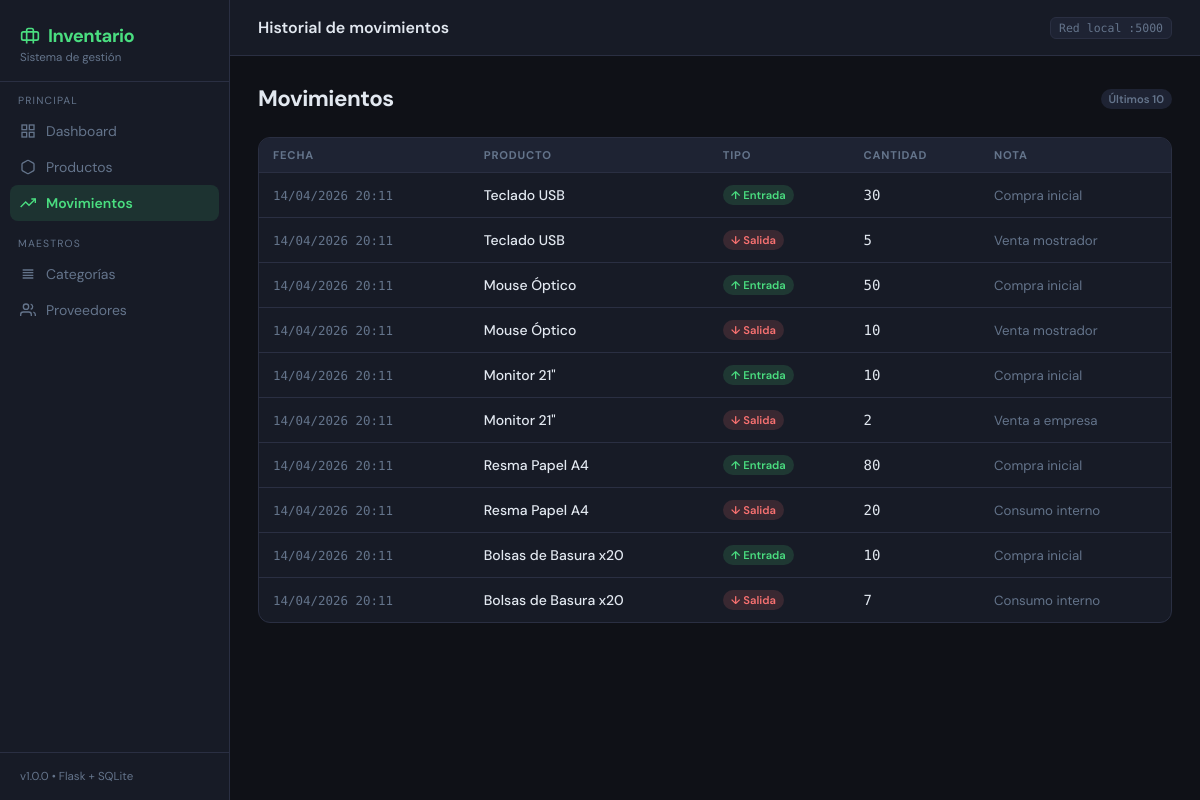
Page /movimientos on the committed database.
### app.py (models this page shows, shortened)
class Movimiento(Base):
    __tablename__ = "movimientos"
    id          = Column(Integer, primary_key=True, autoincrement=True)
    producto_id = Column(Integer, ForeignKey("productos.id"), nullable=False)
    tipo        = Column(String(10), nullable=False)
    cantidad    = Column(Integer, nullable=False)
    nota        = Column(String(200))
    fecha       = Column(DateTime, default=func.now())
    producto    = relationship("Producto")

class Producto(Base):
    __tablename__ = "productos"
    id           = Column(Integer, primary_key=True, autoincrement=True)
    nombre       = Column(String(150), nullable=False)
    descripcion  = Column(String(300))
    categoria_id = Column(Integer, ForeignKey("categorias.id"), nullable=True)
    proveedor_id = Column(Integer, ForeignKey("proveedores.id"), nullable=True)
    cantidad     = Column(Integer, default=0, nullable=False)
    precio       = Column(Float, nullable=False)
    stock_minimo = Column(Integer, default=5)
    creado_en    = Column(DateTime, default=func.now())
    actualizado  = Column(DateTime, default=func.now(), onupdate=func.now())
    cat_rel  = relationship("Categoria", back_populates="productos")
    prov_rel = relationship("Proveedor", back_populates="productos")

### app.py (the view)
@app.route("/movimientos")
def movimientos():
    db = get_session()
    try:
        movs = (db.query(Movimiento)
                  .order_by(Movimiento.fecha.desc())
                  .limit(200).all())
        return render_template("movimientos.html", movimientos=movs)
    finally:
        db.close()

### app.py (called while the page is built)
def get_session():
    return Session()

### templates/movimientos.html (shortened to what this page needs)
{% extends "base.html" %}
{% block topbar_title %}Historial de movimientos{% endblock %}
{% block content %}
<div class="page-header">
  <h1>Movimientos</h1>
  <span class="badge badge-gray">Últimos {{ movimientos|length }}</span>
</div>
<div class="card">
  <div class="table-wrap">
    <table>
      <thead>
        <tr><th>Fecha</th><th>Producto</th><th>Tipo</th><th>Cantidad</th><th>Nota</th></tr>
      </thead>
      <tbody>
        {% for m in movimientos %}
        <tr>
          <td class="text-mono text-muted" style="font-size:.78rem; white-space:nowrap">
            {{ m.fecha.strftime('%d/%m/%Y %H:%M') if m.fecha else '—' }}
          </td>
          <td style="font-weight:500">{{ m.producto.nombre }}</td>
          <td>
            {% if m.tipo == 'entrada' %}
              <span class="badge badge-green">↑ Entrada</span>
            {% else %}
              <span class="badge badge-red">↓ Salida</span>
            {% endif %}
          </td>
          <td class="text-mono">{{ m.cantidad }}</td>
          <td class="text-muted" style="font-size:.83rem">{{ m.nota or '—' }}</td>
        </tr>
        {% endfor %}
      </tbody>
    </table>
  </div>
</div>
{% endblock %}

### templates/base.html (style rules this page uses)
:root { --bg: #0f1117; --bg2: #171b26; --bg3: #1e2333; --border: #2a2f42; --accent: #4ade80; --accent2: #22d3ee; --warn: #fb923c; --danger: #f87171; --text: #e2e8f0; --muted: #64748b; --sidebar-w: 230px; }
*, *::before, *::after { box-sizing: border-box; margin: 0; padding: 0; }
body { font-family: 'DM Sans', sans-serif; background: var(--bg); color: var(--text); min-height: 100vh; display: flex; }
.card { background: var(--bg2); border: 1px solid var(--border); border-radius: 12px; overflow: hidden; }
.table-wrap { overflow-x: auto; }
table { width: 100%; border-collapse: collapse; font-size: 0.875rem; }
th { text-align: left; padding: 10px 14px; font-size: 0.7rem; text-transform: uppercase; letter-spacing: 0.8px; color: var(--muted); background: var(--bg3); border-bottom: 1px solid var(--border); }
td { padding: 12px 14px; border-bottom: 1px solid var(--border); vertical-align: middle; }
tr:last-child td { border-bottom: none; }
.badge { display: inline-flex; align-items: center; font-size: 0.7rem; font-weight: 600; padding: 3px 8px; border-radius: 20px; }
.badge-green { background: rgba(74,222,128,.15); color: var(--accent); }
.badge-red { background: rgba(248,113,113,.15); color: var(--danger); }
.badge-gray { background: var(--bg3); color: var(--muted); }
.text-mono { font-family: 'DM Mono', monospace; }
.text-muted { color: var(--muted); }
.page-header { display: flex; align-items: center; justify-content: space-between; margin-bottom: 24px; }
.page-header h1 { font-size: 1.4rem; font-weight: 700; letter-spacing: -0.5px; }

### rows in the picture
Movimiento: fecha "14/04/2026 20:11", producto.nombre "Teclado USB", tipo "↑ Entrada", cantidad "30", nota "Compra inicial"
Movimiento: fecha "14/04/2026 20:11", producto.nombre "Teclado USB", tipo "↓ Salida", cantidad "5", nota "Venta mostrador"
Movimiento: fecha "14/04/2026 20:11", producto.nombre "Mouse Óptico", tipo "↑ Entrada", cantidad "50", nota "Compra inicial"
Movimiento: fecha "14/04/2026 20:11", producto.nombre "Mouse Óptico", tipo "↓ Salida", cantidad "10", nota "Venta mostrador"
Movimiento: fecha "14/04/2026 20:11", producto.nombre "Monitor 21\"", tipo "↑ Entrada", cantidad "10", nota "Compra inicial"
Movimiento: fecha "14/04/2026 20:11", producto.nombre "Monitor 21\"", tipo "↓ Salida", cantidad "2", nota "Venta a empresa"
Movimiento: fecha "14/04/2026 20:11", producto.nombre "Resma Papel A4", tipo "↑ Entrada", cantidad "80", nota "Compra inicial"
Movimiento: fecha "14/04/2026 20:11", producto.nombre "Resma Papel A4", tipo "↓ Salida", cantidad "20", nota "Consumo interno"
Movimiento: fecha "14/04/2026 20:11", producto.nombre "Bolsas de Basura x20", tipo "↑ Entrada", cantidad "10", nota "Compra inicial"
Movimiento: fecha "14/04/2026 20:11", producto.nombre "Bolsas de Basura x20", tipo "↓ Salida", cantidad "7", nota "Consumo interno"

### other values in the picture
{{ movimientos|length }} "10"
